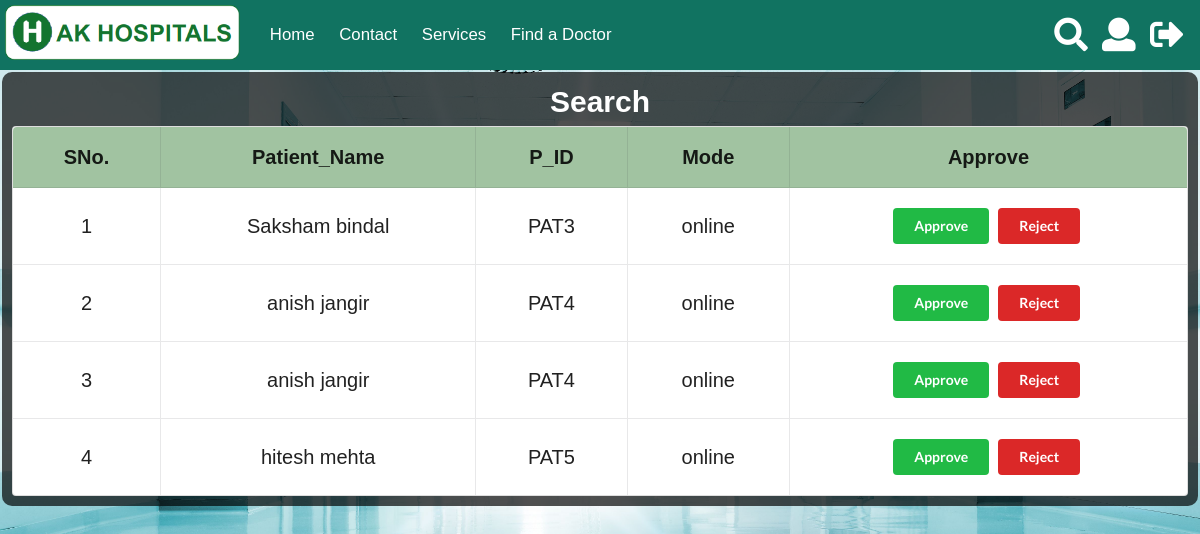
Page /search (signed in) on the committed database.
### home/models.py (models this page shows, shortened)
class Appointment(models.Model):
    app_id = models.CharField(primary_key=True, max_length=50)
    patient = models.ForeignKey(Patient, on_delete=models.CASCADE)
    doctor = models.ForeignKey(Doctor, on_delete=models.CASCADE)
    date_time = models.DateTimeField(blank=True, null=True)
    status = models.CharField(max_length=10, blank=True, null=True)
    mode = models.CharField(max_length=10)

class Patient(models.Model):
    user = models.ForeignKey(User, on_delete=models.CASCADE)
    image = models.ImageField(
        null=True, upload_to="", blank=True)
    dob = models.DateField()
    age = models.IntegerField()
    gender = models.CharField(max_length=10, null=True)
    mobile = models.CharField(max_length=15, null=True)
    type = models.CharField(max_length=15)
    forgot_pass_token = models.CharField(null=True, max_length=40)

### home/views.py (the view)
# urls.py: path('search', search, name="search"),
@login_required
def search(request):
    t = ""
    d = ""
    appointments = ""
    name = request.GET.get('name')
    sp = request.GET.get('spel')
    idd = request.GET.get('id')
    try:
        d = Doctor.objects.get(user__username=request.user.username)
        t = "d"
        appointments = Appointment.objects.filter(doctor=d, status="created")
    except:
        pass
    if name or sp or idd:
        doct = Doctor.objects.filter(
            specialization__contains=sp, user__first_name__contains=name, user__username__contains=idd)
    else:
        doct = Doctor.objects.all()
        sp = name = idd = ''
    return render(request, 'search.html', {'apts': appointments, 't': t, 'doctors': doct, 'size': len(doct), 'name': name, 'spel': sp, 'id': idd})

### templates/search.html (shortened to what this page needs)
{% load static %} {% block body %} {% include 'navbar.html' %}
<body>
  <div
    class="akbox"
    id="datatable"
    style="padding: 20px; min-height: 300px; margin: 2px; padding: 10px"
  >
    <center class="h1 white my-2">Search</center>
    {% if t == "d" %}
    <table id="example" style="" class="ui celled padded table">
      <thead>
        <tr>
          <th>SNo.</th>
          <th>Patient_Name</th>
          <th>P_ID</th>
          <th>Mode</th>
          <th>Approve</th>
        </tr>
      </thead>
      <tbody>
        {%for apt in apts%}
        <tr>
          <td>{{forloop.counter}}</td>
          <td>{{apt.patient.user.get_full_name}}</td>
          <td>{{apt.patient.user}}</td>
          <td>{{apt.mode}}</td>
          <td>
            <a class="ui green button" href="{%url 'approve' id=apt.app_id%}" )"
              >Approve</a
            >
            <a class="ui red button" href="{%url 'reject' id=apt.app_id%}"
              >Reject</a
            >
          </td>
        </tr>
        {%endfor%}
      </tbody>
    </table>
    {% endif %}
  </div>
</body>
{% endblock body%}

### templates/navbar.html (shortened to what this page needs)
<!DOCTYPE html>
<html lang="en">
  <head>
    {% load static %}
    <link rel="stylesheet" href="{%static 'main.css'%}" />
    <link
      rel="stylesheet"
      href="https://cdnjs.cloudflare.com/ajax/libs/semantic-ui/2.5.0/semantic.min.css"
    />
  </head>
  <body>
    <div class="menubar">
      <div class="header">
        <a href="{%url 'home'%}">
          <img
            src="{%static 'images/icon.png'%}"
            alt=""
            style="margin: 5px; height: 55px"
        /></a>
        <div class="menuitems">
          <a href="{%url 'home'%}"> Home </a>
          <a href="#contact">Contact</a>
          <a href="">Services</a>
          {% if request.user.is_authenticated %}
          <a href="{%url 'search'%}">Find a Doctor {{request.user.type}}</a>
          {% endif %}
        </div>
      </div>
      <div class="icons">
        <a href="{%url 'search'%}" class="searchicon"
          ><i class="big search icon"></i
        ></a>
        <a href="{%url 'dashboard'%}" class="login"
          ><i class="big user icon"></i
        ></a>
        {%if request.user.is_authenticated%}
        <a
          href="{%url 'logout'%}"
          data-tooltip="Logout"
          data-position="bottom right"
          ><i class="big sign-out icon"></i
        ></a>
        {%endif%}
      </div>
    </div>
  </body>
</html>

### static/main.css (style rules this page uses)
* { font-family: Verdana, Geneva, Tahoma, sans-serif; margin: 0; padding: 0; box-sizing: border-box; }
body { -webkit-font-smoothing: antialiased; -moz-osx-font-smoothing: grayscale; width: 100vw; height: 100vh; }
html { overflow-y: overlay; }
a { color: white !important; }
.big { font-size: 15px; }
.h1 { font-weight: bolder; font-size: 30px; }
.white { color:white; }
.menubar { color: white; background-color: rgb(17, 115, 97); display: flex; align-items: center; justify-content: space-between; }
.header { display: flex; align-items: center; }
.menuitems,.icons { font-size: larger; justify-content: center; align-items: center; align-self: center; margin: 10px; }
.menuitems a { margin: 10px; }
.akbox { z-index: -1; margin: 50px; background-color: rgba(0, 0, 0, 0.686); border-radius: 10px; }
.green { background-color: rgb(55, 174, 55); }
table * { text-align: center; }
th { background-color: rgba(110, 162, 110, 0.645) !important; }
th,td { font-size: 20px !important; }
.my-2 { margin-top: 10px; margin-bottom: 10px; }
#datatable { height: max-content; }

### rows in the picture
Appointment: patient.user.get_full_name "Saksham bindal", patient.user "PAT3", mode "online"
Appointment: patient.user.get_full_name "anish jangir", patient.user "PAT4", mode "online"
Appointment: patient.user.get_full_name "anish jangir", patient.user "PAT4", mode "online"
Appointment: patient.user.get_full_name "hitesh mehta", patient.user "PAT5", mode "online"
